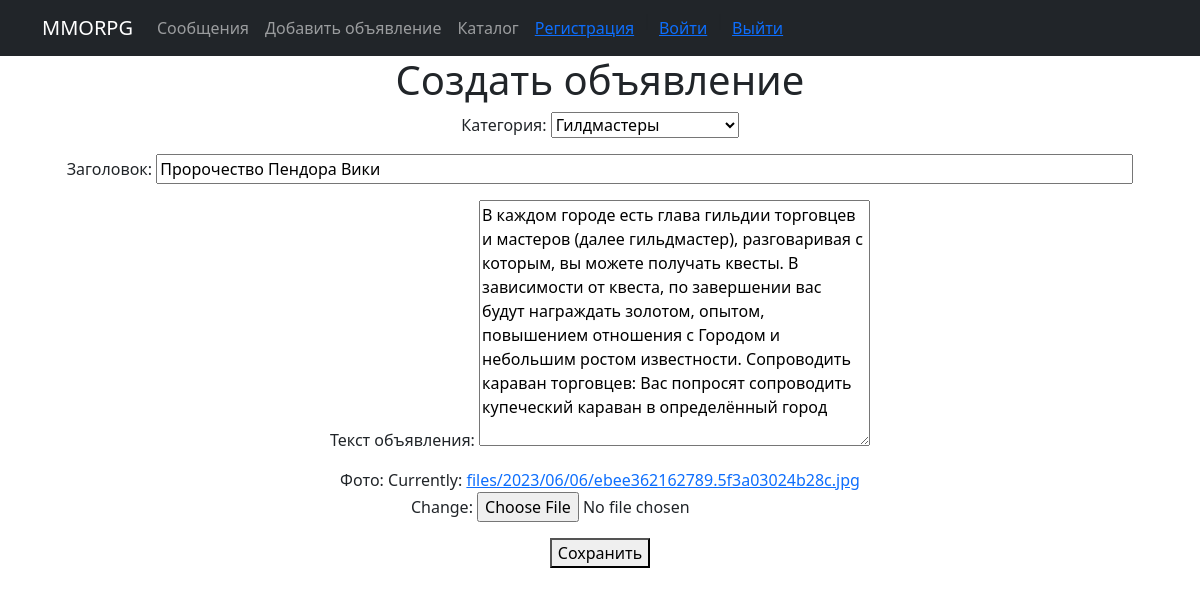
Page /post/2/update/ (signed in) on the committed database.
### board/models.py (models this page shows, shortened)
class Post(models.Model):
    TYPE = (
        ('tank', 'Танки'),
        ('heal', 'Хилы'),
        ('dd', 'ДД'),
        ('trader', 'Торговцы'),
        ('guildmaster', 'Гилдмастеры'),
        ('quest', 'Квестгиверы'),
        ('smith', 'Кузнецы'),
        ('tanner', 'Кожевники'),
        ('potion', 'Зельевары'),
        ('spellmaster', 'Мастера заклинаний'),
    )
    author = models.ForeignKey(User, on_delete=models.CASCADE)
    title = models.CharField(max_length=64, unique=True, verbose_name='Название')
    text = models.TextField()
    category = models.CharField(max_length=18, choices=TYPE, default='tank', verbose_name='Категория')
    upload = models.ImageField(upload_to='files/%Y/%m/%d/', null=True)
    time_create = models.DateTimeField(auto_now_add=True)
    time_update = models.DateTimeField(auto_now=True)
    is_published = models.BooleanField(default=True)
    class Meta:
        ordering = ['-time_create', 'title']

### board/views.py (the view, shortened to what this page needs)
# urls.py: path('post/<int:pk>/update/', PostUpdate.as_view(), name='post_update'),
class PostUpdate(PermissionRequiredMixin, UpdateView):
    model = Post
    permission_required = 'board.change_post'
    form_class = AddPostForm
    template_name = 'addpost.html'
    def dispatch(self, request, *args, **kwargs):
        author = Post.objects.get(pk=self.kwargs.get('pk')).author.username
        if self.request.user.username == 'admin' or self.request.user.username == author:
            return super().dispatch(request, *args, **kwargs)
        else:
            return HttpResponse("Редактировать объявление может только его автор")
    def get_object(self, **kwargs):
        id = self.kwargs.get('pk')
        return Post.objects.get(pk=id)

### board/forms.py
class AddPostForm(forms.ModelForm):
    class Meta:
        model = Post
        widgets = {'title': forms.TextInput(attrs={'size': '100'})}
        fields = ['category', 'title', 'text', 'upload']
    def __init__(self, *args, **kwargs):
        super(AddPostForm, self).__init__(*args, **kwargs)
        self.fields['category'].label = "Категория:"
        self.fields['title'].label = "Заголовок"
        self.fields['text'].label = "Текст объявления:"
        self.fields['upload'].label = "Фото:"

### templates/addpost.html (shortened to what this page needs)
{% extends 'flatpages/default.html' %}
{% block content %}
<h1>Создать объявление</h1>
<form action="{% url  'addpost' %}" method="post" enctype="multipart/form-data">
    {{ form.as_p }}
    <button type="submit">Сохранить</button>
</form>
{% endblock %}

### rows in the picture
Post: category "Гилдмастеры", title "Пророчество Пендора Вики", text "В каждом городе есть глава гильдии торговцев и мастеров (далее гильдмастер), разговаривая с которым, вы можете получать квесты. В зависимости от квеста, по завершении вас будут награждать золотом, опытом, повышением отношения с Городом и небольшим ростом известности. Сопроводить караван торговцев: Вас попросят сопроводить купеческий караван в определённый город"
